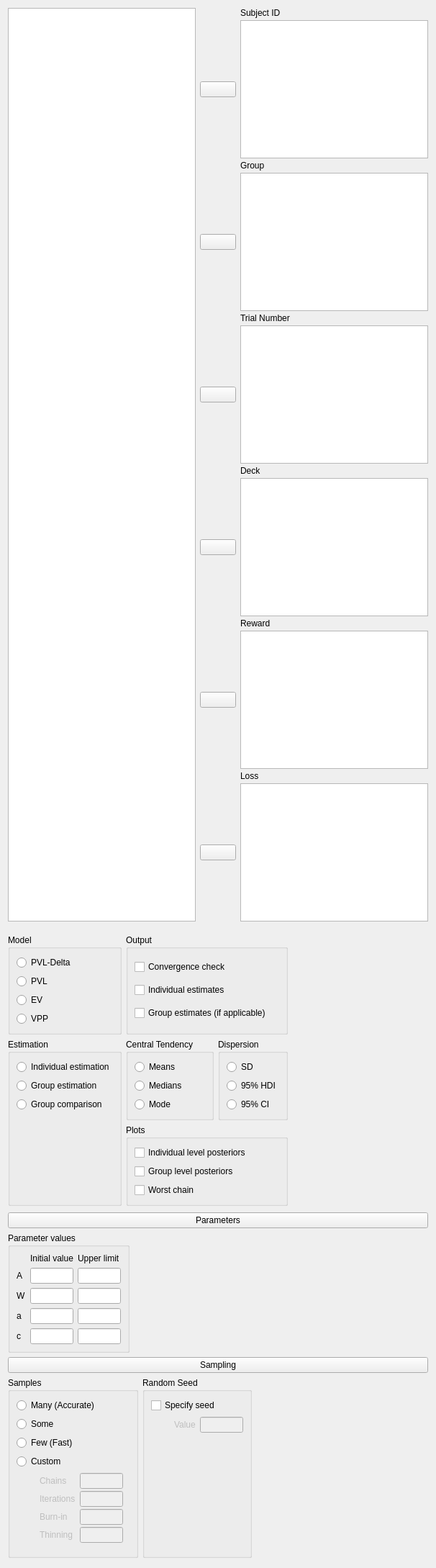
<?xml version="1.0" encoding="UTF-8"?>
<ui version="4.0">
 <class>R11tLearnForm</class>
 <widget class="QWidget" name="R11tLearnForm">
  <property name="geometry">
   <rect>
    <x>0</x>
    <y>0</y>
    <width>606</width>
    <height>1468</height>
   </rect>
  </property>
  <property name="sizePolicy">
   <sizepolicy hsizetype="Fixed" vsizetype="Preferred">
    <horstretch>0</horstretch>
    <verstretch>0</verstretch>
   </sizepolicy>
  </property>
  <property name="windowTitle">
   <string>Form</string>
  </property>
  <layout class="QGridLayout" name="gridLayout">
   <property name="verticalSpacing">
    <number>0</number>
   </property>
   <item row="0" column="0">
    <widget class="QWidget" name="widget_3" native="true">
     <layout class="QGridLayout" name="gridLayout_7">
      <property name="leftMargin">
       <number>0</number>
      </property>
      <property name="topMargin">
       <number>0</number>
      </property>
      <property name="rightMargin">
       <number>0</number>
      </property>
      <property name="bottomMargin">
       <number>0</number>
      </property>
      <property name="verticalSpacing">
       <number>0</number>
      </property>
      <item row="0" column="1" rowspan="2" colspan="2">
       <widget class="QWidget" name="topWidget" native="true">
        <property name="sizePolicy">
         <sizepolicy hsizetype="Expanding" vsizetype="Fixed">
          <horstretch>0</horstretch>
          <verstretch>0</verstretch>
         </sizepolicy>
        </property>
        <layout class="QGridLayout" name="gridLayout_3">
         <property name="leftMargin">
          <number>0</number>
         </property>
         <property name="topMargin">
          <number>0</number>
         </property>
         <property name="rightMargin">
          <number>0</number>
         </property>
         <property name="verticalSpacing">
          <number>3</number>
         </property>
         <item row="0" column="2">
          <widget class="QLabel" name="label">
           <property name="text">
            <string>Subject ID</string>
           </property>
          </widget>
         </item>
         <item row="7" column="1">
          <widget class="AssignButton" name="buttonAssignDeck">
           <property name="sizePolicy">
            <sizepolicy hsizetype="Fixed" vsizetype="Fixed">
             <horstretch>0</horstretch>
             <verstretch>0</verstretch>
            </sizepolicy>
           </property>
           <property name="minimumSize">
            <size>
             <width>50</width>
             <height>0</height>
            </size>
           </property>
           <property name="maximumSize">
            <size>
             <width>50</width>
             <height>16777215</height>
            </size>
           </property>
           <property name="text">
            <string/>
           </property>
          </widget>
         </item>
         <item row="7" column="2">
          <widget class="boundSingleItemView" name="deck">
           <property name="sizePolicy">
            <sizepolicy hsizetype="Expanding" vsizetype="Fixed">
             <horstretch>0</horstretch>
             <verstretch>0</verstretch>
            </sizepolicy>
           </property>
           <property name="minimumSize">
            <size>
             <width>0</width>
             <height>0</height>
            </size>
           </property>
           <property name="maximumSize">
            <size>
             <width>16777215</width>
             <height>16777215</height>
            </size>
           </property>
           <property name="selectionMode">
            <enum>QAbstractItemView::ExtendedSelection</enum>
           </property>
          </widget>
         </item>
         <item row="9" column="1">
          <widget class="AssignButton" name="buttonAssignReward">
           <property name="sizePolicy">
            <sizepolicy hsizetype="Fixed" vsizetype="Fixed">
             <horstretch>0</horstretch>
             <verstretch>0</verstretch>
            </sizepolicy>
           </property>
           <property name="minimumSize">
            <size>
             <width>50</width>
             <height>0</height>
            </size>
           </property>
           <property name="maximumSize">
            <size>
             <width>50</width>
             <height>16777215</height>
            </size>
           </property>
           <property name="text">
            <string/>
           </property>
          </widget>
         </item>
         <item row="8" column="2">
          <widget class="QLabel" name="label_5">
           <property name="text">
            <string>Reward</string>
           </property>
          </widget>
         </item>
         <item row="9" column="2">
          <widget class="boundSingleItemView" name="reward">
           <property name="sizePolicy">
            <sizepolicy hsizetype="Expanding" vsizetype="Fixed">
             <horstretch>0</horstretch>
             <verstretch>0</verstretch>
            </sizepolicy>
           </property>
           <property name="minimumSize">
            <size>
             <width>0</width>
             <height>0</height>
            </size>
           </property>
           <property name="maximumSize">
            <size>
             <width>16777215</width>
             <height>16777215</height>
            </size>
           </property>
           <property name="selectionMode">
            <enum>QAbstractItemView::ExtendedSelection</enum>
           </property>
          </widget>
         </item>
         <item row="11" column="1">
          <widget class="AssignButton" name="buttonAssignLoss">
           <property name="sizePolicy">
            <sizepolicy hsizetype="Fixed" vsizetype="Fixed">
             <horstretch>0</horstretch>
             <verstretch>0</verstretch>
            </sizepolicy>
           </property>
           <property name="minimumSize">
            <size>
             <width>50</width>
             <height>0</height>
            </size>
           </property>
           <property name="maximumSize">
            <size>
             <width>50</width>
             <height>16777215</height>
            </size>
           </property>
           <property name="text">
            <string/>
           </property>
          </widget>
         </item>
         <item row="10" column="2">
          <widget class="QLabel" name="label_6">
           <property name="text">
            <string>Loss</string>
           </property>
          </widget>
         </item>
         <item row="11" column="2">
          <widget class="boundSingleItemView" name="loss">
           <property name="sizePolicy">
            <sizepolicy hsizetype="Expanding" vsizetype="Fixed">
             <horstretch>0</horstretch>
             <verstretch>0</verstretch>
            </sizepolicy>
           </property>
           <property name="minimumSize">
            <size>
             <width>0</width>
             <height>0</height>
            </size>
           </property>
           <property name="maximumSize">
            <size>
             <width>16777215</width>
             <height>16777215</height>
            </size>
           </property>
           <property name="selectionMode">
            <enum>QAbstractItemView::ExtendedSelection</enum>
           </property>
          </widget>
         </item>
         <item row="5" column="2">
          <widget class="boundSingleItemView" name="trialNumber">
           <property name="sizePolicy">
            <sizepolicy hsizetype="Expanding" vsizetype="Fixed">
             <horstretch>0</horstretch>
             <verstretch>0</verstretch>
            </sizepolicy>
           </property>
           <property name="minimumSize">
            <size>
             <width>0</width>
             <height>0</height>
            </size>
           </property>
           <property name="maximumSize">
            <size>
             <width>16777215</width>
             <height>16777215</height>
            </size>
           </property>
           <property name="selectionMode">
            <enum>QAbstractItemView::ExtendedSelection</enum>
           </property>
          </widget>
         </item>
         <item row="3" column="1">
          <widget class="AssignButton" name="buttonAssignGroup">
           <property name="sizePolicy">
            <sizepolicy hsizetype="Fixed" vsizetype="Fixed">
             <horstretch>0</horstretch>
             <verstretch>0</verstretch>
            </sizepolicy>
           </property>
           <property name="minimumSize">
            <size>
             <width>50</width>
             <height>0</height>
            </size>
           </property>
           <property name="maximumSize">
            <size>
             <width>50</width>
             <height>16777215</height>
            </size>
           </property>
           <property name="text">
            <string/>
           </property>
          </widget>
         </item>
         <item row="3" column="2">
          <widget class="boundSingleItemView" name="group">
           <property name="sizePolicy">
            <sizepolicy hsizetype="Expanding" vsizetype="Fixed">
             <horstretch>0</horstretch>
             <verstretch>0</verstretch>
            </sizepolicy>
           </property>
           <property name="minimumSize">
            <size>
             <width>0</width>
             <height>0</height>
            </size>
           </property>
           <property name="maximumSize">
            <size>
             <width>16777215</width>
             <height>16777215</height>
            </size>
           </property>
           <property name="selectionMode">
            <enum>QAbstractItemView::ExtendedSelection</enum>
           </property>
          </widget>
         </item>
         <item row="2" column="2">
          <widget class="QLabel" name="label_2">
           <property name="text">
            <string>Group</string>
           </property>
          </widget>
         </item>
         <item row="5" column="1">
          <widget class="AssignButton" name="buttonAssignTrialNumber">
           <property name="sizePolicy">
            <sizepolicy hsizetype="Fixed" vsizetype="Fixed">
             <horstretch>0</horstretch>
             <verstretch>0</verstretch>
            </sizepolicy>
           </property>
           <property name="minimumSize">
            <size>
             <width>50</width>
             <height>0</height>
            </size>
           </property>
           <property name="maximumSize">
            <size>
             <width>50</width>
             <height>16777215</height>
            </size>
           </property>
           <property name="text">
            <string/>
           </property>
          </widget>
         </item>
         <item row="4" column="2">
          <widget class="QLabel" name="label_4">
           <property name="text">
            <string>Trial Number</string>
           </property>
          </widget>
         </item>
         <item row="6" column="2">
          <widget class="QLabel" name="label_3">
           <property name="text">
            <string>Deck</string>
           </property>
          </widget>
         </item>
         <item row="0" column="1">
          <widget class="QWidget" name="widget_7" native="true"/>
         </item>
         <item row="1" column="2">
          <widget class="boundSingleItemView" name="subjectId">
           <property name="sizePolicy">
            <sizepolicy hsizetype="Expanding" vsizetype="Fixed">
             <horstretch>0</horstretch>
             <verstretch>0</verstretch>
            </sizepolicy>
           </property>
           <property name="minimumSize">
            <size>
             <width>0</width>
             <height>0</height>
            </size>
           </property>
           <property name="maximumSize">
            <size>
             <width>16777215</width>
             <height>16777215</height>
            </size>
           </property>
           <property name="selectionMode">
            <enum>QAbstractItemView::ExtendedSelection</enum>
           </property>
          </widget>
         </item>
         <item row="1" column="1">
          <widget class="AssignButton" name="buttonAssignSubjectId">
           <property name="sizePolicy">
            <sizepolicy hsizetype="Fixed" vsizetype="Fixed">
             <horstretch>0</horstretch>
             <verstretch>0</verstretch>
            </sizepolicy>
           </property>
           <property name="minimumSize">
            <size>
             <width>50</width>
             <height>0</height>
            </size>
           </property>
           <property name="maximumSize">
            <size>
             <width>50</width>
             <height>16777215</height>
            </size>
           </property>
           <property name="text">
            <string/>
           </property>
          </widget>
         </item>
         <item row="0" column="0" rowspan="12">
          <widget class="AvailableFieldsListView" name="listAvailableFields">
           <property name="sizePolicy">
            <sizepolicy hsizetype="Expanding" vsizetype="Preferred">
             <horstretch>0</horstretch>
             <verstretch>0</verstretch>
            </sizepolicy>
           </property>
           <property name="minimumSize">
            <size>
             <width>0</width>
             <height>0</height>
            </size>
           </property>
           <property name="selectionMode">
            <enum>QAbstractItemView::ExtendedSelection</enum>
           </property>
          </widget>
         </item>
        </layout>
       </widget>
      </item>
      <item row="2" column="1" colspan="2">
       <widget class="QWidget" name="widget_11" native="true">
        <layout class="QGridLayout" name="gridLayout_4">
         <property name="leftMargin">
          <number>0</number>
         </property>
         <property name="topMargin">
          <number>0</number>
         </property>
         <property name="rightMargin">
          <number>0</number>
         </property>
         <property name="bottomMargin">
          <number>0</number>
         </property>
         <property name="verticalSpacing">
          <number>3</number>
         </property>
        </layout>
       </widget>
      </item>
      <item row="4" column="1" rowspan="3" colspan="2">
       <widget class="QWidget" name="widget_15" native="true">
        <layout class="QGridLayout" name="gridLayout_6">
         <property name="leftMargin">
          <number>0</number>
         </property>
         <property name="topMargin">
          <number>0</number>
         </property>
         <property name="rightMargin">
          <number>0</number>
         </property>
         <property name="bottomMargin">
          <number>0</number>
         </property>
         <property name="verticalSpacing">
          <number>3</number>
         </property>
        </layout>
       </widget>
      </item>
      <item row="3" column="1" colspan="2">
       <widget class="QWidget" name="widget_13" native="true">
        <layout class="QGridLayout" name="gridLayout_5">
         <property name="leftMargin">
          <number>0</number>
         </property>
         <property name="topMargin">
          <number>0</number>
         </property>
         <property name="rightMargin">
          <number>0</number>
         </property>
         <property name="bottomMargin">
          <number>0</number>
         </property>
         <property name="verticalSpacing">
          <number>3</number>
         </property>
        </layout>
       </widget>
      </item>
     </layout>
    </widget>
   </item>
   <item row="1" column="0">
    <widget class="QWidget" name="widget" native="true">
     <property name="sizePolicy">
      <sizepolicy hsizetype="Fixed" vsizetype="Preferred">
       <horstretch>0</horstretch>
       <verstretch>0</verstretch>
      </sizepolicy>
     </property>
     <layout class="QGridLayout" name="gridLayout_8">
      <property name="leftMargin">
       <number>0</number>
      </property>
      <property name="rightMargin">
       <number>0</number>
      </property>
      <property name="bottomMargin">
       <number>0</number>
      </property>
      <item row="1" column="1" rowspan="2">
       <widget class="BoundGroupBox" name="centralTendency">
        <property name="title">
         <string>Central Tendency</string>
        </property>
        <layout class="QGridLayout" name="gridLayout_23">
         <item row="1" column="0">
          <widget class="QRadioButton" name="_2medians">
           <property name="text">
            <string>Medians</string>
           </property>
          </widget>
         </item>
         <item row="0" column="0">
          <widget class="QRadioButton" name="_1means">
           <property name="text">
            <string>Means</string>
           </property>
          </widget>
         </item>
         <item row="2" column="0">
          <widget class="QRadioButton" name="_3mode">
           <property name="text">
            <string>Mode</string>
           </property>
          </widget>
         </item>
        </layout>
       </widget>
      </item>
      <item row="1" column="0" rowspan="3">
       <widget class="BoundGroupBox" name="estimation">
        <property name="title">
         <string>Estimation</string>
        </property>
        <layout class="QGridLayout" name="gridLayout_10">
         <item row="0" column="0">
          <widget class="QRadioButton" name="_1individualEstimation">
           <property name="text">
            <string>Individual estimation</string>
           </property>
          </widget>
         </item>
         <item row="4" column="0">
          <spacer name="verticalSpacer">
           <property name="orientation">
            <enum>Qt::Vertical</enum>
           </property>
           <property name="sizeHint" stdset="0">
            <size>
             <width>20</width>
             <height>40</height>
            </size>
           </property>
          </spacer>
         </item>
         <item row="1" column="0">
          <widget class="QRadioButton" name="_2groupEstimation">
           <property name="text">
            <string>Group estimation</string>
           </property>
          </widget>
         </item>
         <item row="3" column="0">
          <widget class="QRadioButton" name="_3groupComparison">
           <property name="text">
            <string>Group comparison</string>
           </property>
          </widget>
         </item>
        </layout>
       </widget>
      </item>
      <item row="0" column="0">
       <widget class="BoundGroupBox" name="model">
        <property name="title">
         <string>Model</string>
        </property>
        <layout class="QGridLayout" name="gridLayout_9">
         <item row="0" column="0">
          <widget class="QRadioButton" name="_1pvlDelta">
           <property name="text">
            <string>PVL-Delta</string>
           </property>
          </widget>
         </item>
         <item row="2" column="0">
          <widget class="QRadioButton" name="_3ev">
           <property name="text">
            <string>EV</string>
           </property>
          </widget>
         </item>
         <item row="1" column="0">
          <widget class="QRadioButton" name="_2pvl">
           <property name="text">
            <string>PVL</string>
           </property>
          </widget>
         </item>
         <item row="3" column="0">
          <widget class="QRadioButton" name="_4vpp">
           <property name="text">
            <string>VPP</string>
           </property>
          </widget>
         </item>
        </layout>
       </widget>
      </item>
      <item row="0" column="1" colspan="4">
       <widget class="GroupBox" name="groupBox_3">
        <property name="title">
         <string>Output</string>
        </property>
        <layout class="QGridLayout" name="gridLayout_11">
         <item row="0" column="0">
          <widget class="BoundCheckBox" name="outputConvergenceCheck">
           <property name="text">
            <string>Convergence check</string>
           </property>
          </widget>
         </item>
         <item row="1" column="0">
          <widget class="BoundCheckBox" name="outputIndividualEstimates">
           <property name="text">
            <string>Individual estimates</string>
           </property>
          </widget>
         </item>
         <item row="2" column="0">
          <widget class="BoundCheckBox" name="outputGroupEstimates">
           <property name="text">
            <string>Group estimates (if applicable)</string>
           </property>
          </widget>
         </item>
        </layout>
       </widget>
      </item>
      <item row="3" column="1" colspan="4">
       <widget class="GroupBox" name="groupBox_4">
        <property name="title">
         <string>Plots</string>
        </property>
        <layout class="QGridLayout" name="gridLayout_13">
         <item row="2" column="0">
          <widget class="BoundCheckBox" name="plotGroupLevelPosteriors">
           <property name="text">
            <string>Group level posteriors</string>
           </property>
          </widget>
         </item>
         <item row="1" column="0">
          <widget class="BoundCheckBox" name="plotIndividualLevelPosteriors">
           <property name="text">
            <string>Individual level posteriors</string>
           </property>
          </widget>
         </item>
         <item row="3" column="0">
          <widget class="BoundCheckBox" name="plotWorstChain">
           <property name="text">
            <string>Worst chain</string>
           </property>
          </widget>
         </item>
        </layout>
       </widget>
      </item>
      <item row="1" column="2" rowspan="2" colspan="3">
       <widget class="BoundGroupBox" name="distribution">
        <property name="title">
         <string>Dispersion</string>
        </property>
        <layout class="QGridLayout" name="gridLayout_22">
         <item row="2" column="0">
          <widget class="QRadioButton" name="_3ci">
           <property name="text">
            <string>95% CI</string>
           </property>
          </widget>
         </item>
         <item row="1" column="0">
          <widget class="QRadioButton" name="_2hdi">
           <property name="text">
            <string>95% HDI</string>
           </property>
          </widget>
         </item>
         <item row="0" column="0">
          <widget class="QRadioButton" name="_1sd">
           <property name="text">
            <string>SD</string>
           </property>
          </widget>
         </item>
        </layout>
       </widget>
      </item>
     </layout>
    </widget>
   </item>
   <item row="2" column="0">
    <widget class="QWidget" name="widget_10" native="true">
     <layout class="QGridLayout" name="gridLayout_14">
      <property name="leftMargin">
       <number>0</number>
      </property>
      <property name="rightMargin">
       <number>0</number>
      </property>
      <property name="bottomMargin">
       <number>3</number>
      </property>
      <item row="0" column="0">
       <widget class="ExpanderButton" name="pushButton">
        <property name="sizePolicy">
         <sizepolicy hsizetype="Expanding" vsizetype="Fixed">
          <horstretch>0</horstretch>
          <verstretch>0</verstretch>
         </sizepolicy>
        </property>
        <property name="text">
         <string>Parameters</string>
        </property>
       </widget>
      </item>
      <item row="1" column="0">
       <widget class="QWidget" name="containerParameters" native="true">
        <property name="sizePolicy">
         <sizepolicy hsizetype="Fixed" vsizetype="Preferred">
          <horstretch>0</horstretch>
          <verstretch>0</verstretch>
         </sizepolicy>
        </property>
        <layout class="QGridLayout" name="gridLayout_15">
         <property name="leftMargin">
          <number>0</number>
         </property>
         <property name="topMargin">
          <number>0</number>
         </property>
         <property name="bottomMargin">
          <number>0</number>
         </property>
         <item row="0" column="0">
          <widget class="GroupBox" name="groupBox_5">
           <property name="title">
            <string>Parameter values</string>
           </property>
           <layout class="QGridLayout" name="gridLayout_16">
            <item row="4" column="1">
             <widget class="BoundTextBox" name="cInitial">
              <property name="maximumSize">
               <size>
                <width>60</width>
                <height>16777215</height>
               </size>
              </property>
             </widget>
            </item>
            <item row="4" column="2">
             <widget class="BoundTextBox" name="cUpper">
              <property name="maximumSize">
               <size>
                <width>60</width>
                <height>16777215</height>
               </size>
              </property>
             </widget>
            </item>
            <item row="1" column="1">
             <widget class="BoundTextBox" name="AInitial">
              <property name="maximumSize">
               <size>
                <width>60</width>
                <height>16777215</height>
               </size>
              </property>
             </widget>
            </item>
            <item row="2" column="0">
             <widget class="QLabel" name="label_9">
              <property name="text">
               <string>W</string>
              </property>
             </widget>
            </item>
            <item row="3" column="2">
             <widget class="BoundTextBox" name="aUpper">
              <property name="maximumSize">
               <size>
                <width>60</width>
                <height>16777215</height>
               </size>
              </property>
             </widget>
            </item>
            <item row="0" column="1">
             <widget class="QLabel" name="label_12">
              <property name="text">
               <string>Initial value</string>
              </property>
             </widget>
            </item>
            <item row="2" column="2">
             <widget class="BoundTextBox" name="WUpper">
              <property name="maximumSize">
               <size>
                <width>60</width>
                <height>16777215</height>
               </size>
              </property>
             </widget>
            </item>
            <item row="3" column="0">
             <widget class="QLabel" name="label_10">
              <property name="text">
               <string>a</string>
              </property>
             </widget>
            </item>
            <item row="2" column="1">
             <widget class="BoundTextBox" name="WInitial">
              <property name="maximumSize">
               <size>
                <width>60</width>
                <height>16777215</height>
               </size>
              </property>
             </widget>
            </item>
            <item row="3" column="1">
             <widget class="BoundTextBox" name="aInitial">
              <property name="maximumSize">
               <size>
                <width>60</width>
                <height>16777215</height>
               </size>
              </property>
             </widget>
            </item>
            <item row="1" column="2">
             <widget class="BoundTextBox" name="AUpper">
              <property name="maximumSize">
               <size>
                <width>60</width>
                <height>16777215</height>
               </size>
              </property>
             </widget>
            </item>
            <item row="4" column="0">
             <widget class="QLabel" name="label_11">
              <property name="text">
               <string>c</string>
              </property>
             </widget>
            </item>
            <item row="1" column="0">
             <widget class="QLabel" name="label_8">
              <property name="text">
               <string>A</string>
              </property>
             </widget>
            </item>
            <item row="0" column="2">
             <widget class="QLabel" name="label_13">
              <property name="text">
               <string>Upper limit</string>
              </property>
             </widget>
            </item>
           </layout>
          </widget>
         </item>
        </layout>
       </widget>
      </item>
     </layout>
    </widget>
   </item>
   <item row="3" column="0">
    <widget class="QWidget" name="widget_5" native="true">
     <layout class="QGridLayout" name="gridLayout_12">
      <property name="leftMargin">
       <number>0</number>
      </property>
      <property name="topMargin">
       <number>3</number>
      </property>
      <property name="rightMargin">
       <number>0</number>
      </property>
      <property name="bottomMargin">
       <number>3</number>
      </property>
      <item row="0" column="0">
       <widget class="ExpanderButton" name="pushButton_2">
        <property name="sizePolicy">
         <sizepolicy hsizetype="Expanding" vsizetype="Fixed">
          <horstretch>0</horstretch>
          <verstretch>0</verstretch>
         </sizepolicy>
        </property>
        <property name="text">
         <string>Sampling</string>
        </property>
       </widget>
      </item>
      <item row="1" column="0">
       <widget class="QWidget" name="containerSampling" native="true">
        <property name="sizePolicy">
         <sizepolicy hsizetype="Fixed" vsizetype="Fixed">
          <horstretch>0</horstretch>
          <verstretch>0</verstretch>
         </sizepolicy>
        </property>
        <layout class="QGridLayout" name="gridLayout_18">
         <property name="leftMargin">
          <number>0</number>
         </property>
         <property name="topMargin">
          <number>0</number>
         </property>
         <property name="bottomMargin">
          <number>0</number>
         </property>
         <item row="0" column="0">
          <widget class="BoundGroupBox" name="samples">
           <property name="title">
            <string>Samples</string>
           </property>
           <layout class="QGridLayout" name="gridLayout_19">
            <item row="1" column="0">
             <widget class="QRadioButton" name="_2some">
              <property name="text">
               <string>Some</string>
              </property>
             </widget>
            </item>
            <item row="0" column="0">
             <widget class="QRadioButton" name="_1many">
              <property name="text">
               <string>Many (Accurate)</string>
              </property>
             </widget>
            </item>
            <item row="3" column="0">
             <widget class="QRadioButton" name="_4custom">
              <property name="text">
               <string>Custom</string>
              </property>
             </widget>
            </item>
            <item row="2" column="0">
             <widget class="QRadioButton" name="_3few">
              <property name="text">
               <string>Few (Fast)</string>
              </property>
             </widget>
            </item>
            <item row="4" column="0">
             <widget class="QWidget" name="custom" native="true">
              <property name="enabled">
               <bool>false</bool>
              </property>
              <layout class="QGridLayout" name="gridLayout_20">
               <property name="leftMargin">
                <number>32</number>
               </property>
               <property name="topMargin">
                <number>0</number>
               </property>
               <property name="verticalSpacing">
                <number>3</number>
               </property>
               <item row="5" column="1">
                <widget class="BoundTextBox" name="customThinning">
                 <property name="maximumSize">
                  <size>
                   <width>60</width>
                   <height>16777215</height>
                  </size>
                 </property>
                </widget>
               </item>
               <item row="3" column="1">
                <widget class="BoundTextBox" name="customBurnin">
                 <property name="maximumSize">
                  <size>
                   <width>60</width>
                   <height>16777215</height>
                  </size>
                 </property>
                </widget>
               </item>
               <item row="1" column="1">
                <widget class="BoundTextBox" name="customIterations">
                 <property name="maximumSize">
                  <size>
                   <width>60</width>
                   <height>16777215</height>
                  </size>
                 </property>
                </widget>
               </item>
               <item row="5" column="0">
                <widget class="QLabel" name="label_17">
                 <property name="text">
                  <string>Thinning</string>
                 </property>
                </widget>
               </item>
               <item row="1" column="0">
                <widget class="QLabel" name="label_7">
                 <property name="text">
                  <string>Iterations</string>
                 </property>
                </widget>
               </item>
               <item row="3" column="0">
                <widget class="QLabel" name="label_14">
                 <property name="text">
                  <string>Burn-in</string>
                 </property>
                </widget>
               </item>
               <item row="0" column="0">
                <widget class="QLabel" name="label_16">
                 <property name="text">
                  <string>Chains</string>
                 </property>
                </widget>
               </item>
               <item row="0" column="1">
                <widget class="BoundTextBox" name="customChains">
                 <property name="maximumSize">
                  <size>
                   <width>60</width>
                   <height>16777215</height>
                  </size>
                 </property>
                </widget>
               </item>
              </layout>
             </widget>
            </item>
           </layout>
          </widget>
         </item>
         <item row="0" column="1">
          <widget class="GroupBox" name="groupBox_7">
           <property name="title">
            <string>Random Seed</string>
           </property>
           <layout class="QGridLayout" name="gridLayout_24">
            <item row="0" column="0">
             <widget class="BoundCheckBox" name="specificSeed">
              <property name="text">
               <string>Specify seed</string>
              </property>
             </widget>
            </item>
            <item row="1" column="0">
             <widget class="QWidget" name="specificSeedContainer" native="true">
              <property name="enabled">
               <bool>false</bool>
              </property>
              <layout class="QGridLayout" name="gridLayout_26">
               <property name="leftMargin">
                <number>32</number>
               </property>
               <property name="topMargin">
                <number>0</number>
               </property>
               <property name="rightMargin">
                <number>0</number>
               </property>
               <property name="bottomMargin">
                <number>0</number>
               </property>
               <item row="0" column="0">
                <widget class="QLabel" name="label_15">
                 <property name="text">
                  <string>Value</string>
                 </property>
                </widget>
               </item>
               <item row="0" column="1">
                <widget class="BoundTextBox" name="specificSeedValue">
                 <property name="maximumSize">
                  <size>
                   <width>60</width>
                   <height>16777215</height>
                  </size>
                 </property>
                </widget>
               </item>
               <item row="1" column="1">
                <spacer name="verticalSpacer_3">
                 <property name="orientation">
                  <enum>Qt::Vertical</enum>
                 </property>
                 <property name="sizeHint" stdset="0">
                  <size>
                   <width>20</width>
                   <height>40</height>
                  </size>
                 </property>
                </spacer>
               </item>
              </layout>
             </widget>
            </item>
           </layout>
          </widget>
         </item>
        </layout>
       </widget>
      </item>
     </layout>
    </widget>
   </item>
   <item row="4" column="0">
    <spacer name="verticalSpacer_2">
     <property name="orientation">
      <enum>Qt::Vertical</enum>
     </property>
     <property name="sizeHint" stdset="0">
      <size>
       <width>20</width>
       <height>40</height>
      </size>
     </property>
    </spacer>
   </item>
  </layout>
 </widget>
 <customwidgets>
  <customwidget>
   <class>AssignButton</class>
   <extends>QPushButton</extends>
   <header>widgets/assignbutton.h</header>
  </customwidget>
  <customwidget>
   <class>AvailableFieldsListView</class>
   <extends>QListView</extends>
   <header>widgets/availablefieldslistview.h</header>
  </customwidget>
  <customwidget>
   <class>GroupBox</class>
   <extends>QGroupBox</extends>
   <header>widgets/groupbox.h</header>
   <container>1</container>
  </customwidget>
  <customwidget>
   <class>BoundTextBox</class>
   <extends>QLineEdit</extends>
   <header>widgets/boundtextbox.h</header>
  </customwidget>
  <customwidget>
   <class>BoundGroupBox</class>
   <extends>QGroupBox</extends>
   <header>widgets/boundgroupbox.h</header>
   <container>1</container>
  </customwidget>
  <customwidget>
   <class>ExpanderButton</class>
   <extends>QPushButton</extends>
   <header>widgets/expanderbutton.h</header>
  </customwidget>
  <customwidget>
   <class>BoundCheckBox</class>
   <extends>QCheckBox</extends>
   <header>widgets/boundcheckbox.h</header>
  </customwidget>
  <customwidget>
   <class>boundSingleItemView</class>
   <extends>QListView</extends>
   <header>widgets/boundsingleitemview.h</header>
  </customwidget>
 </customwidgets>
 <tabstops>
  <tabstop>listAvailableFields</tabstop>
  <tabstop>buttonAssignSubjectId</tabstop>
  <tabstop>subjectId</tabstop>
  <tabstop>buttonAssignGroup</tabstop>
  <tabstop>group</tabstop>
  <tabstop>buttonAssignTrialNumber</tabstop>
  <tabstop>trialNumber</tabstop>
  <tabstop>buttonAssignDeck</tabstop>
  <tabstop>deck</tabstop>
  <tabstop>buttonAssignReward</tabstop>
  <tabstop>reward</tabstop>
  <tabstop>buttonAssignLoss</tabstop>
  <tabstop>loss</tabstop>
  <tabstop>_1pvlDelta</tabstop>
  <tabstop>_2pvl</tabstop>
  <tabstop>_3ev</tabstop>
  <tabstop>_4vpp</tabstop>
  <tabstop>outputConvergenceCheck</tabstop>
  <tabstop>outputIndividualEstimates</tabstop>
  <tabstop>outputGroupEstimates</tabstop>
  <tabstop>_1individualEstimation</tabstop>
  <tabstop>_2groupEstimation</tabstop>
  <tabstop>_3groupComparison</tabstop>
  <tabstop>_1means</tabstop>
  <tabstop>_2medians</tabstop>
  <tabstop>_3mode</tabstop>
  <tabstop>_1sd</tabstop>
  <tabstop>_2hdi</tabstop>
  <tabstop>_3ci</tabstop>
  <tabstop>plotIndividualLevelPosteriors</tabstop>
  <tabstop>plotGroupLevelPosteriors</tabstop>
  <tabstop>plotWorstChain</tabstop>
  <tabstop>pushButton</tabstop>
  <tabstop>AInitial</tabstop>
  <tabstop>AUpper</tabstop>
  <tabstop>WInitial</tabstop>
  <tabstop>WUpper</tabstop>
  <tabstop>aInitial</tabstop>
  <tabstop>aUpper</tabstop>
  <tabstop>cInitial</tabstop>
  <tabstop>cUpper</tabstop>
  <tabstop>pushButton_2</tabstop>
  <tabstop>_1many</tabstop>
  <tabstop>_2some</tabstop>
  <tabstop>_3few</tabstop>
  <tabstop>_4custom</tabstop>
  <tabstop>customChains</tabstop>
  <tabstop>customIterations</tabstop>
  <tabstop>customBurnin</tabstop>
  <tabstop>customThinning</tabstop>
  <tabstop>specificSeed</tabstop>
  <tabstop>specificSeedValue</tabstop>
 </tabstops>
 <resources/>
 <connections>
  <connection>
   <sender>_4custom</sender>
   <signal>toggled(bool)</signal>
   <receiver>custom</receiver>
   <slot>setEnabled(bool)</slot>
   <hints>
    <hint type="sourcelabel">
     <x>148</x>
     <y>1091</y>
    </hint>
    <hint type="destinationlabel">
     <x>149</x>
     <y>1160</y>
    </hint>
   </hints>
  </connection>
  <connection>
   <sender>specificSeed</sender>
   <signal>toggled(bool)</signal>
   <receiver>specificSeedContainer</receiver>
   <slot>setEnabled(bool)</slot>
   <hints>
    <hint type="sourcelabel">
     <x>418</x>
     <y>1033</y>
    </hint>
    <hint type="destinationlabel">
     <x>414</x>
     <y>1131</y>
    </hint>
   </hints>
  </connection>
 </connections>
</ui>
